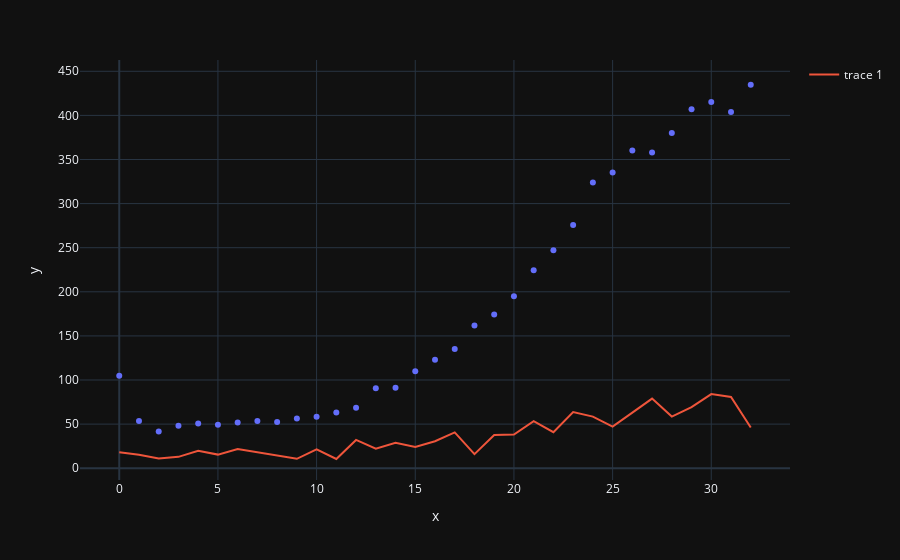

Notebook cell for this chart:
### Code cell
fig = px.scatter(x=np.arange(len(anisotropy_vec)), y=anisotropy_vec)
fig.add_traces(go.Scatter(x=np.arange(len(anisotropy_vec)), y=null_vec))
fig.show()

### Figure 1 — Plotly figure (JSON) as saved in the notebook; plotly's stock layout.template omitted (floating-point values rounded to 4 significant figures)
{"data": [{"hovertemplate": "x=%{x}<br>y=%{y}<extra></extra>", "legendgroup": "", "marker": {"color": "#636efa", "symbol": "circle"}, "mode": "markers", "name": "", "orientation": "v", "showlegend": false, "type": "scatter", "x": [0, 1, 2, 3, 4, 5, 6, 7, 8, 9, 10, 11, 12, 13, 14, 15, 16, 17, 18, 19, 20, 21, 22, 23, 24, 25, 26, 27, 28, 29, 30, 31, 32], "xaxis": "x", "y": [104.9, 53.63, 41.71, 48.17, 50.7, 49.16, 51.83, 53.48, 52.37, 56.34, 58.24, 63.2, 68.57, 90.57, 91.23, 109.9, 123.1, 135.3, 161.9, 174.2, 194.9, 224.5, 247.2, 275.7, 323.9, 335.4, 360.1, 357.9, 379.9, 406.9, 415.3, 403.9, 434.7], "yaxis": "y"}, {"type": "scatter", "x": [0, 1, 2, 3, 4, 5, 6, 7, 8, 9, 10, 11, 12, 13, 14, 15, 16, 17, 18, 19, 20, 21, 22, 23, 24, 25, 26, 27, 28, 29, 30, 31, 32], "y": [18.01, 15.32, 11.1, 12.88, 19.75, 15.43, 21.67, 18.27, 14.86, 10.65, 21.41, 10.44, 32.05, 22.05, 28.93, 24.1, 30.58, 40.64, 15.96, 37.66, 38.12, 53.29, 40.81, 63.64, 58.54, 47.15, 63.05, 78.9, 58.54, 69.21, 83.99, 80.85, 46.21]}], "layout": {"autosize": true, "legend": {"tracegroupgap": 0}, "margin": {"t": 60}, "xaxis": {"anchor": "y", "autorange": true, "domain": [0, 1], "range": [-1.906, 33.91], "title": {"text": "x"}, "type": "linear"}, "yaxis": {"anchor": "x", "autorange": true, "domain": [0, 1], "range": [-13.58, 467.0], "title": {"text": "y"}, "type": "linear"}}}
